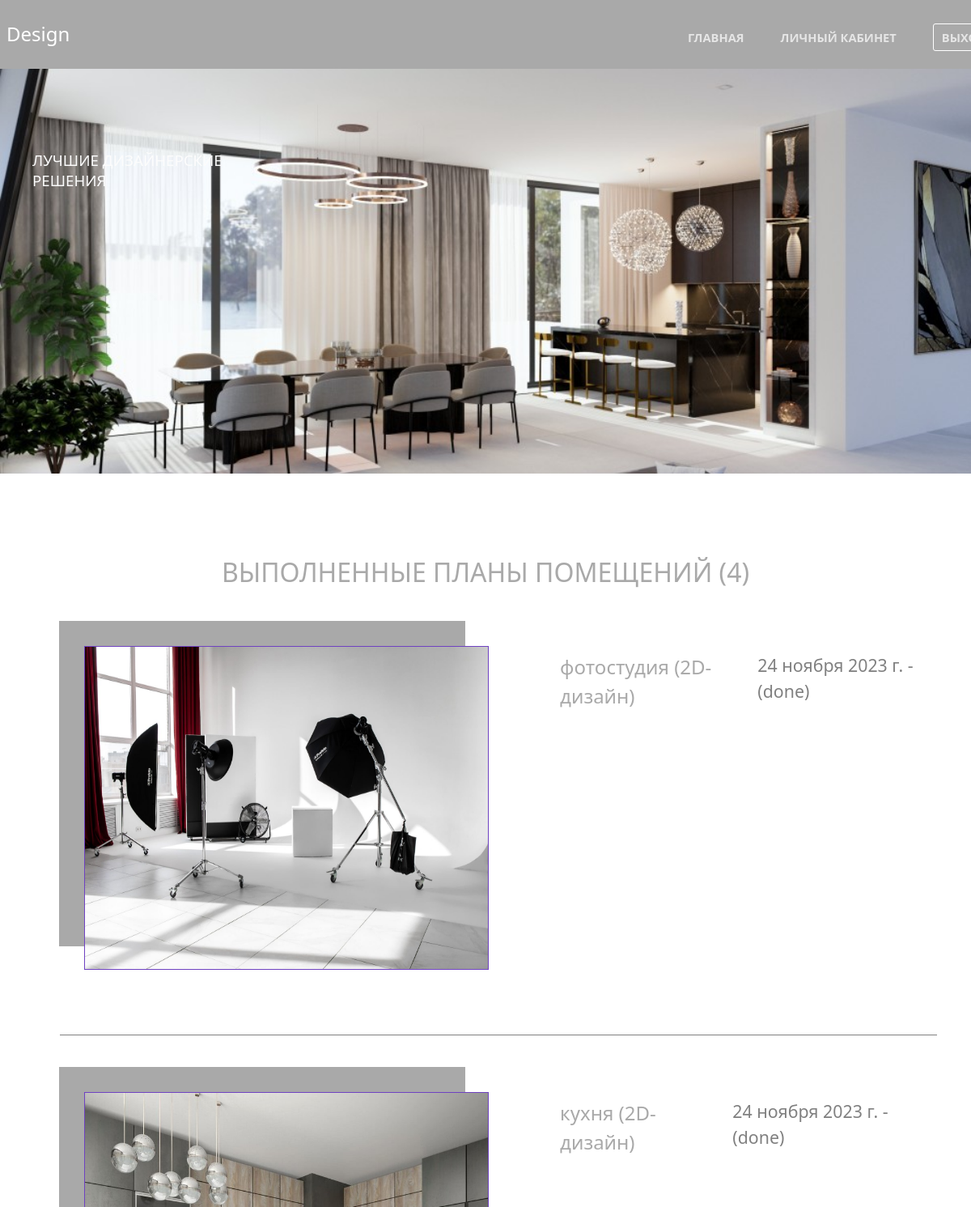
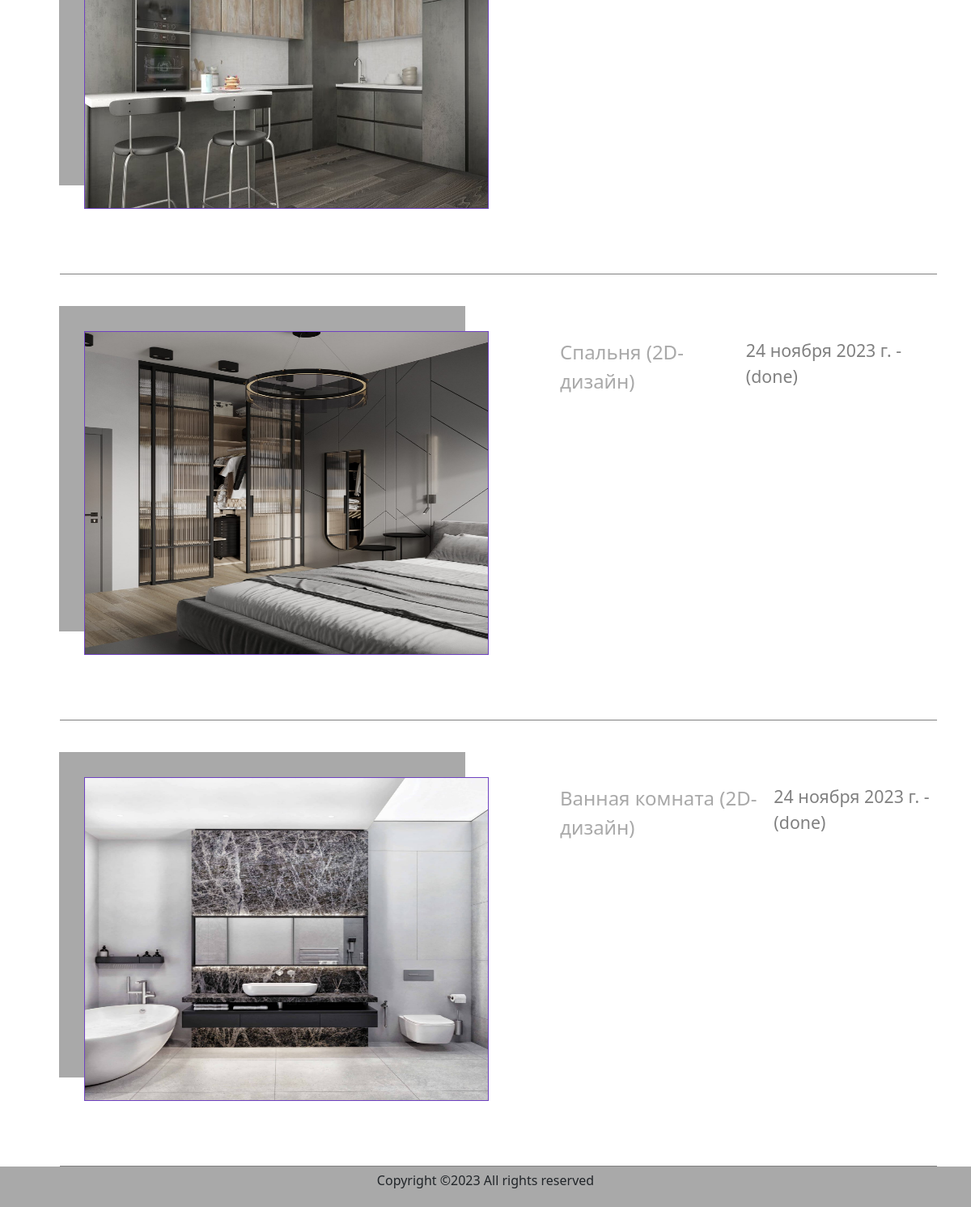
The page /catalog/ (signed in) on the database its author committed (2 pictures, top to bottom).
### catalog/models.py (models this page shows, shortened)
class Application(models.Model):
    name = models.CharField(max_length=200, verbose_name='Название', blank=False)
    username = models.ForeignKey('User', on_delete=models.SET_NULL, null=True)
    description = models.TextField(max_length=1000, help_text='Напишите описание ', blank=False)
    categories = models.ForeignKey('Categorise', verbose_name='Категория', on_delete=models.CASCADE)
    image = models.ImageField(max_length=254, upload_to=get_name_file,
                              null=True, blank=False,
                              validators=[FileExtensionValidator(allowed_extensions=['jpg', 'jpeg', 'png', 'bmp'])])
    status = models.CharField(max_length=200, verbose_name='Статус',
                              choices=(('new', 'Новая'), ('in work', 'Принято в работу'), ('done', 'Выполнено')),
                              default='new')
    date = models.DateField(verbose_name='Дата добавления', auto_now_add=True)
    img = models.ImageField(max_length=254, upload_to=get_name_file, null=True, blank=True,
                            validators=[FileExtensionValidator(allowed_extensions=['jpg', 'jpeg', 'png', 'bmp'])])
    comment = models.TextField(max_length=1000, help_text="Комментарий", blank=True)

class Categorise(models.Model):
    name = models.CharField(max_length=200, help_text="Напишите категорию", blank=False)
    def __str__(self):
        return self.name

### catalog/views.py (the view)
# urls.py: path('', ApplicationAllListView.as_view(), name='index'),
class ApplicationAllListView(generic.ListView):
    model = Application
    template_name = 'index.html'
    paginate_by = 4
    def get_context_data(self, *args, **kwargs):
        context = super(ApplicationAllListView, self).get_context_data(*args, **kwargs)
        context['count'] = Application.objects.filter(status='done').count()
        return context
    def get_queryset(self):
        return Application.objects.filter(status='done').order_by('-date')

### templates/index.html
{% extends "base_generic.html" %}
{% block content %}
 <div><P class="zgl">Выполненные планы помещений ({{count}})</P></div>
  {% if application_list %}
  <ul>
   {% for application in application_list %}
                     <div class=" box-shadow content-window">
                          <div class="d-flex ">
                                <div>
                                     <img src="{{application.img.url}}">
                                </div>
                                <div>
                                    <div class="d-flex justify-content-between">
                                         <p class="p-2"> {{application.name}} ({{application.categories}})</p>
                                        <p class="p-2"> {{application.date}} - ({{application.status}})</p>
                                    </div>
                                    <p class="p-2"> {{application.description}}</p>
                                </div>
                         </div>
                    </div>
            {% endfor %}
  </ul>
 {% else %}
    <p class="zgl">Планов помещений нет</p>
  {% endif %}
{% endblock %}

### templates/base_generic.html (shortened to what this page needs)
<!DOCTYPE html>
<html lang="en">
<head>
  {% load static %}
    <link rel="stylesheet" href="{% static 'css/styl.css'%}">
  <link rel="stylesheet" href="{% static 'css/bootstrap.min.css' %}">
</head>
<body>
<div class="container-fluid px-0">
    <header class="header">
            <section>
                 <h4 class="mr-md-auto p-2 text-white">Design</h4>
                <nav>
                    <li><a  href="{% url 'index'  %}">ГЛАВНАЯ</a></li>
                    {% if user.is_authenticated %}
                    <li><a class="" href="{%url 'profile'%}">ЛИЧНЫЙ КАБИНЕТ</a></li>
                    <li><a class="" href="{%url 'logout'%}">ВЫХОД</a></li>
                      {% else %}
                    <li><a href="{%url 'register'%}">РЕГИСТРАЦИЯ</a></li>
                    <li><a href="{%url 'login'%}">ВХОД</a>
                    {% endif %}
               </nav>
            </section>
        </header>
       <div class="bg-white ">
       <div class="window">
                <p>ЛУЧШИЕ ДИЗАЙНЕРСКИЕ<br> РЕШЕНИЯ</p>
       </div>
   </div>
   <div class="bg-white">
       <div class="container bg-white m-auto-0">
       {% block content %}
       {% endblock %}
       </div>
   </div>
    <footer class="footer_part d-flex justify-content-center align-items-center ">
        <div class="copyright_part">
            <div class="container">
                <div class="row ">
                    <div class="col-lg-12">
                        <div class="copyright_text">
                            <P>
Copyright &copy;<script>document.write(new Date().getFullYear());</script> All rights reserved</P>
                        </div>
                    </div>
                </div>
            </div>
        </div>
    </footer>
</div>
</body>
</html>

### catalog/static/css/styl.css (style rules this page uses)
* { margin: 0; padding: 0; }
body { background-color: #A9A9A9!important; }
.header { margin: 0 auto; height: 65px; width: 1230px; }
.header>section { display: flex; justify-content: space-between; margin-top: 20px; }
.header>section>nav { display: flex; align-items: center; }
.header>section>nav>li>a { margin-left: 45px; font-size: 11pt; text-decoration: none; color: rgba(255, 255, 255, 0.7); font-weight: bold; }
.header>section>nav>li:last-child>a { border: 1px solid white; padding: 6px 10px; border-radius: 3px; }
.header>section>nav>li { list-style-type: none; }
.window { width: auto; height: 500px; background-image:url(../img/дизайн.jpg) ; background-position-y: -150px; background-size: cover; z-index: 1; }
.window>p:first-child { color: #fcfcfc; font-size: 24pt; font-weight: normal ; line-height: normal; margin-left: 60px; padding-top: 100px; }
ul { margin-bottom: 0!important; }
.window>p:last-child { font-size: 14pt; margin-left: 40px; line-height: normal; }
.zgl { color: #A9A9A9; font-size: 24pt; font-weight: normal ; line-height: normal; padding-top: 100px; text-transform: uppercase; text-align: center; margin-bottom: 30px; }
.content-window { margin-top: 50px; border-bottom: solid 1px gray ; }
.content-window>div>div:first-child>img { background-size: cover; box-shadow: -30px -30px 0px 1px #A9A9A9; border: solid 1px #6f42c1; margin-left: 30px; margin-bottom: 80px; margin-top: 20px; height: 400px; width: 500px; }
.content-window>div>div:last-child>div { margin-top: 20px; margin-left: 80px; }
.content-window>div>div:last-child>div>p:first-child { color: #A9A9A9; font-size: 18pt; font-weight: normal ; }
.content-window>div>div:last-child>div>p:last-child { color: gray; font-size: 16pt; }
.content-window>div>div:last-child>p { margin-left: 80px; font-size: 14pt; }
footer { height: 50px; }

### rows shown on the page
Application: img (picture), name "фотостудия", categories "2D-дизайн", date "24 ноября 2023 г.", status "done"
Application: img (picture), name "кухня", categories "2D-дизайн", date "24 ноября 2023 г.", status "done"
Application: img (picture), name "Спальня", categories "2D-дизайн", date "24 ноября 2023 г.", status "done"
Application: img (picture), name "Ванная комната", categories "2D-дизайн", date "24 ноября 2023 г.", status "done"

### other values the page prints
{{ count }} "4"
